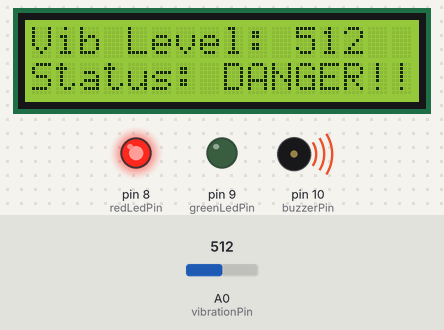
A sketch run on a simulated Arduino Uno, built with avr-gcc and run on an emulated ATmega328P. Parts: 16×2 character LCD, output pins drawn as LEDs (lit = HIGH), buzzer (waves = sounding, pin HIGH). Dashed ring = blinking. Inputs (shaded band) come from the test bench; at power-on: A0 (vibrationPin) = 512. What the sketch prints to the serial monitor is not drawn.

Above: at 3.2 s.
3.3 s: A0 (vibrationPin) set to 412
At 3.53 s:
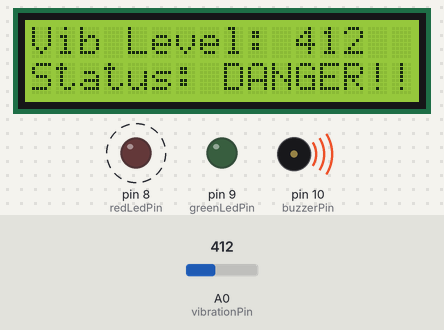
4.8 s: A0 (vibrationPin) set to 392
At 7.6 s:
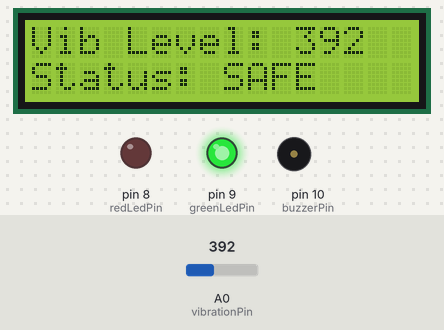
7.8 s: A0 (vibrationPin) set to 410
At 8.02 s:
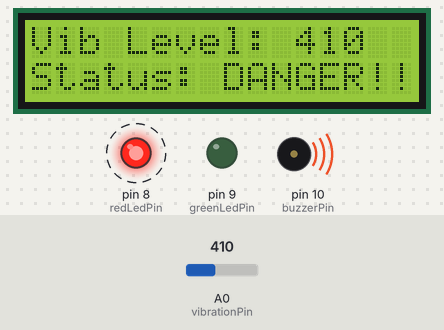
Timing chart, 0 to 15.3 s (numbered marks = the images above; inputs shaded):
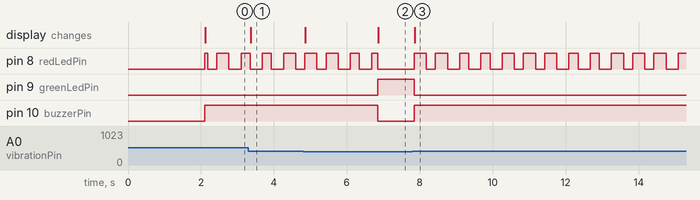

Measured:
- the behaviour switches between 400 and 399 on A0 (vibrationPin) (found by bisection; images 1 and 2)
- after the input at 3.3 s, the display: changes after 0.07 s (image 1)
- after the input at 4.8 s, pin 9 (greenLedPin): LOW → HIGH after 2.0 s; pin 10 (buzzerPin): HIGH → LOW after 2.0 s; the display: first changes after 0.06 s (image 2 shows a later state)
- after the input at 7.8 s, pin 8 (redLedPin): alternates HIGH for 0.33 s and LOW for 0.33 s, starting at once; pin 9 (greenLedPin): HIGH → LOW at once; pin 10 (buzzerPin): LOW → HIGH at once; the display: changes after 0.06 s (image 3)

The sketch:

Vibration_Alart_System.ino
```cpp
#include <Wire.h>
#include <LiquidCrystal_I2C.h>

LiquidCrystal_I2C lcd(0x27, 16, 2);

const int vibrationPin = A0;
const int redLedPin = 8;
const int greenLedPin = 9;
const int buzzerPin = 10;

int dangerThreshold = 400;
unsigned long dangerHoldTime = 2000;
unsigned long lastDangerTime = 0;

bool dangerMode = false;

void setup() {
  pinMode(vibrationPin, INPUT);
  pinMode(redLedPin, OUTPUT);
  pinMode(greenLedPin, OUTPUT);
  pinMode(buzzerPin, OUTPUT);

  lcd.init();
  lcd.backlight();
  lcd.setCursor(0, 0);
  lcd.print("Vibration Monitor");
  delay(2000);
  lcd.clear();

  Serial.begin(9600); // Start serial communication
}

void loop() {
  int vibrationValue = analogRead(vibrationPin);
  unsigned long currentTime = millis();

  // Send raw value to Serial Plotter
  Serial.println(vibrationValue);

  lcd.setCursor(0, 0);
  lcd.print("Vib Level: ");
  lcd.print(vibrationValue);
  lcd.print("   ");

  // Check for danger level
  if (vibrationValue >= dangerThreshold) {
    dangerMode = true;
    lastDangerTime = currentTime;
  }

  // Maintain danger mode for at least 2 seconds
  if (dangerMode && (currentTime - lastDangerTime > dangerHoldTime)) {
    dangerMode = false;
  }

  if (dangerMode) {
    // Blink red LED every 300ms
    if (currentTime % 600 < 300) {
      digitalWrite(redLedPin, HIGH);
    } else {
      digitalWrite(redLedPin, LOW);
    }

    digitalWrite(greenLedPin, LOW);
    digitalWrite(buzzerPin, HIGH);

    lcd.setCursor(0, 1);
    lcd.print("Status: DANGER!! ");
  } else {
    digitalWrite(redLedPin, LOW);
    digitalWrite(greenLedPin, HIGH);
    digitalWrite(buzzerPin, LOW);

    lcd.setCursor(0, 1);
    lcd.print("Status: SAFE     ");
  }

  delay(50); // Fast update for smoother plot
}
```
